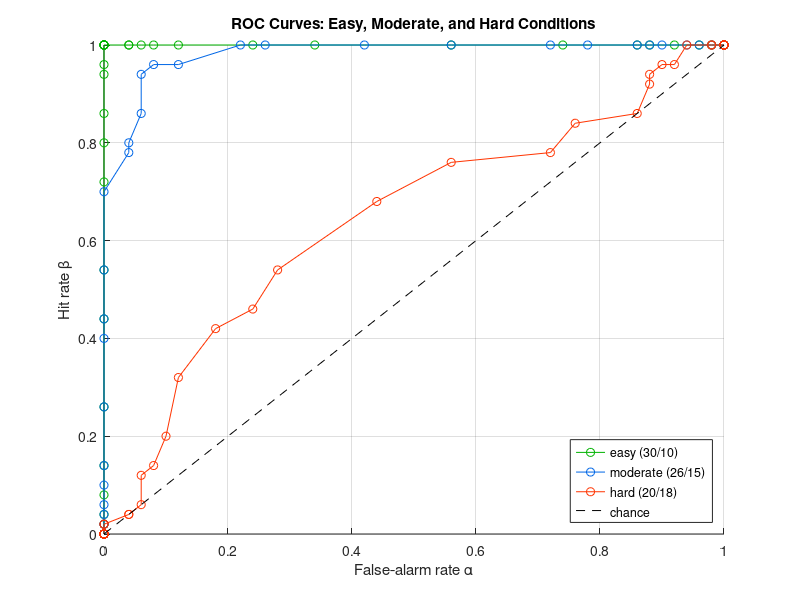

This figure's MATLAB source:
% Problem 1(f): Compare easy, moderate, and hard conditions

% parameters for each condition ---
conds = { ...
  struct('name','easy',     'mu_p',30,'sigma_p',3, 'mu_m',10,'sigma_m',3), ...
  struct('name','moderate','mu_p',26,'sigma_p',4, 'mu_m',15,'sigma_m',4), ...
  struct('name','hard',    'mu_p',20,'sigma_p',5, 'mu_m',18,'sigma_m',5)  ...
};

n_trials = 100;     % total per condition
n_up     = n_trials/2;
n_down   = n_up;
Z        = 0:1:50;  % fine‐grained thresholds

%storage for plotting & optimal values
colors = [ [0 .7 0]; [0 .4 .9]; [1 .2 0] ];  % green, blue, red
figure; hold on;
optimal = struct();

% Loop over conditions 
for c = 1:numel(conds)
  p = conds{c};
  
  % a) Simulate firing rates
  rng(0);  % keep same seed for fair comparison
  r_up   = p.mu_p    + p.sigma_p*randn(n_up,1);
  r_down = p.mu_m    + p.sigma_m*randn(n_down,1);
  r      = [r_up; r_down];
  labels = [ones(n_up,1); zeros(n_down,1)];  
  
  % b) Sweep thresholds
  beta_vals  = zeros(size(Z));
  alpha_vals = zeros(size(Z));
  p_vals     = zeros(size(Z));
  for k = 1:length(Z)
    dec = (r > Z(k));
    beta_vals(k)  = sum(dec(labels==1)) / n_up;
    alpha_vals(k) = sum(dec(labels==0)) / n_down;
    p_vals(k)     = (beta_vals(k) + (1-alpha_vals(k)))/2;
  end

  % c) Plot ROC
  plot(alpha_vals, beta_vals, '-o', 'Color', colors(c,:), ...
       'DisplayName', sprintf('%s (%.0f/%.0f)', p.name, p.mu_p, p.mu_m));
  
  % d) Find optimal threshold & accuracy
  [p_best, idx]         = max(p_vals);
  z_best                = Z(idx);
  optimal(c).name       = p.name;
  optimal(c).z_opt      = z_best;
  optimal(c).accuracy   = p_best;
end

%ROC plot ---
plot([0 1],[0 1],'k--','DisplayName','chance');
xlabel('False‐alarm rate \alpha');
ylabel('Hit rate \beta');
title('ROC Curves: Easy, Moderate, and Hard Conditions');
legend('Location','SouthEast');
axis([0 1 0 1]);
grid on;
